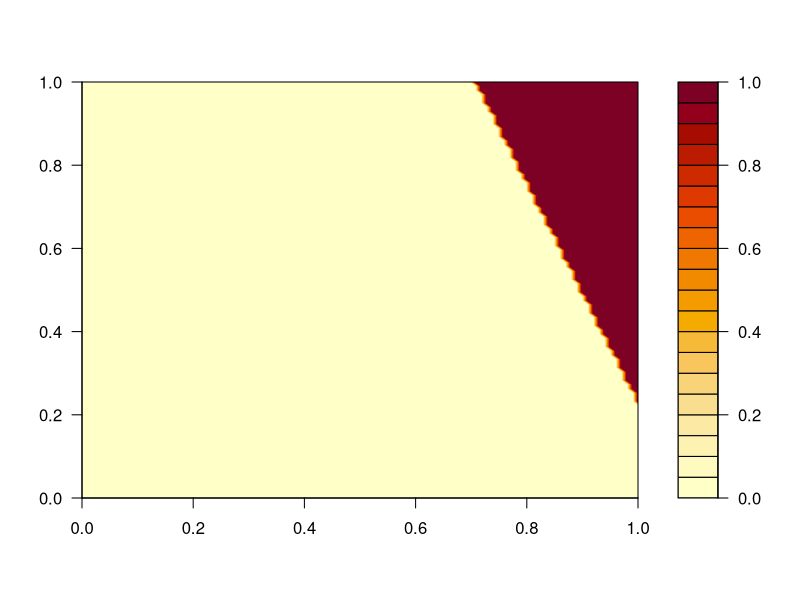
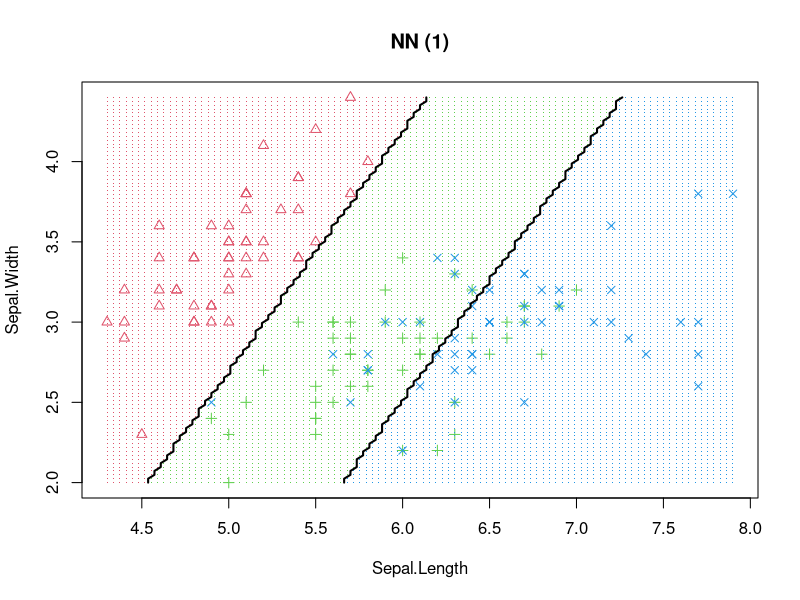

Reproduce these figures in R, in order.
## ---- chunk 1
# Adapted from: https://bitbucket.org/rodrigo_mello/ml4u/src/ab2300b432ac9105df1352d5890543cf136bef8f/perceptron/?at=master

# threshold activation function
f_threshold <- function(u) {
  if (u >= 0)
    return (1)
  return (0)
}

# Training a perceptron
perceptron.train <- function(dataset, eta=0.1, epsilon=1e-2) {
  
  classId = ncol(dataset)
  X = dataset[,1:classId-1]
  Y = dataset[,classId]
  
  # initializing weights
  weights = runif(min=-0.5, max=0.5, n=ncol(dataset))
  
  ncycle = 0
  squaredError = 2*epsilon
  
  while (squaredError > epsilon) {
    squaredError = 0
    
    for (i in 1:nrow(X)) {
      example = c(1,as.numeric(X[i,]))
      class = Y[i]
      
      cat("example = ", as.numeric(X[i,]), "\n")
      cat("class = ", class, "\n")
      
      # computing predicted y
      u = example %*% weights
      
      cat("u = ", u, "\n")
      
      y = f_threshold(u)
      
      cat("predicted = ", y, "\n")
      
      # Error
      Error = class - y
      squaredError = squaredError + Error^2
      
      if(abs(Error) > 0){
        # update weights
        cat("updating weights...\n")
        delta = eta * Error * example        
        weights = weights + delta
      }
      
    }
    
    squaredError = squaredError / nrow(X)
    cat("Squared error = ", squaredError, "\n")
    ncycle = ncycle + 1
  }
  
  ret = list()
  ret$weights = weights
  ret$ncycle = ncycle
  cat("Final weights = ", weights, "\n")
  cat("Number of cycles = ", ncycle, "\n")
  
  return (ret)
}

# predicting with a perceptron
perceptron.run <- function(X, model) {
  
  cat("#example\tprediction\n")
  for (i in 1:nrow(X)) {
    example = c(1,as.numeric(X[i,]))
    
    # u
    u = example %*% model$weights
    y = f_threshold(u)
    
    cat(as.numeric(X[i,]), "\t", y, "\n")
  }
}

# testing code with AND dataset
perceptron.test <- function(eta=0.1, threshold=1e-2) {
  # creating dataset - can change it to observe different results
  bit1 <- c(0,0,1,1)
  bit2 <- c(0,1,0,1)
  and <- c(0,0,0,1)
  andData <- data.frame(bit1,bit2,and)
  
  cat("dataset:\n")
  print(andData)
  
  # training
  cat("\n\n>> Training:\n")
  model = perceptron.train(andData, eta, threshold)
  
  # testing
  cat("\n\n>> Testing:\n")
  perceptron.run(andData[,1:ncol(andData)-1], model)
  
  return(model)
  
}

## ---- chunk 2
# Ploting the hyperplane
perceptron.plot <- function(model){
  
  range = seq(0,1,length=100) # creating between 0 and 1, dividing into 100 intervals
  matrix = outer(range,range, function(x1,x2){
    cbind(1,x1,x2) %*% model$weights 
  })
  ids = which(matrix>=0)
  matrix[ids] = 1
  matrix[-ids] = 0
  filled.contour(range,range,matrix)  
}

perceptron.plot(perceptron.test())
## ---- chunk 3
adaline.train <- function(dataset, eta=0.1, epsilon=1e-2, niter = 50) {
  
  classId = ncol(dataset)
  X = as.data.frame(dataset[,1:classId-1])
  Y = dataset[,classId]
  
  # initializing weights
  weights = runif(min=-0.5, max=0.5, n=ncol(dataset))
  
  ncycle = 0
  squaredError = 2*epsilon
  normalization = sum((Y - mean(Y))^2)
  
  while ((squaredError > epsilon)&&(ncycle < niter)) {
    squaredError = 0
    
    for (i in 1:nrow(X)) {
      example = c(1,as.numeric(X[i,]))
      label = Y[i]
      
      #cat("example = ", as.numeric(X[i,]), "\n")
      #cat("label = ", label, "\n")
      
      # computing predicted y
      u = example %*% weights
      
      #cat("u = ", u, "\n")
      
      y = u # linear activation function
      
      #cat("predicted = ", y, "\n")
      
      # Error
      Error = label - y
      squaredError = (squaredError + Error^2) 
      
      if(abs(Error) > epsilon){
        # update weights
        #cat("updating weights...\n")
        delta = eta * Error * example        
        weights = weights + delta
      }
      
    }
    
    squaredError = squaredError / (nrow(X) * normalization)
    cat("Squared error = ", squaredError, "\n")
    ncycle = ncycle + 1
  }
  
  ret = list()
  ret$weights = weights
  ret$ncycle = ncycle
  ret$error = squaredError
  cat("Final weights = ", weights, "\n")
  cat("Number of cycles = ", ncycle, "\n")
  
  return (ret)
}

# predicting with an adaline
adaline.run <- function(X, model) {
  
  cat("#example\tprediction\n")
  for (i in 1:nrow(X)) {
    example = c(1,as.numeric(X[i,]))
    
    # u
    u = example %*% model$weights
    y = u # linear activation function
    
    cat(as.numeric(X[i,]), "\t", y, "\n")
  }
}

# testing code 
adaline.test <- function(eta=0.1, threshold=1e-3,niter=100) {
  
  # Artificial Dataset
  set.seed(20)
  x <- rnorm(100)
  e <- rnorm(100,0,2)
  y <- 0.5+2*x+e
  
  plot(x,y)
  data <- cbind(x,y)
  data <- as.data.frame(data)
  model <- adaline.train(data,eta,threshold,niter)
  abline(model$weights[1],model$weights[2])
}
## ---- chunk 4
library(nnet)

decisionplot <- function(model, data, class = NULL, predict_type = "class",
                         resolution = 100, showgrid = TRUE, ...) {
  
  if(!is.null(class)) cl <- data[,class] else cl <- 1
  data <- data[,1:2]
  k <- length(unique(cl))
  
  plot(data, col = as.integer(cl)+1L, pch = as.integer(cl)+1L, ...)
  
  # make grid
  r <- sapply(data, range, na.rm = TRUE)
  xs <- seq(r[1,1], r[2,1], length.out = resolution)
  ys <- seq(r[1,2], r[2,2], length.out = resolution)
  g <- cbind(rep(xs, each=resolution), rep(ys, time = resolution))
  colnames(g) <- colnames(r)
  g <- as.data.frame(g)
  
  ### guess how to get class labels from predict
  ### (unfortunately not very consistent between models)
  p <- predict(model, g, type = predict_type)
  if(is.list(p)) p <- p$class
  p <- as.factor(p)
  
  if(showgrid) points(g, col = as.integer(p)+1L, pch = ".")
  
  z <- matrix(as.integer(p), nrow = resolution, byrow = TRUE)
  contour(xs, ys, z, add = TRUE, drawlabels = FALSE,
          lwd = 2, levels = (1:(k-1))+.5)
  
  invisible(z)
}

x <- iris[1:150, c("Sepal.Length", "Sepal.Width", "Species")]

model <- nnet(Species ~ ., data=x, size = 1, maxit = 1000, trace = FALSE)

decisionplot(model, x, class = "Species", main = "NN (1)")
## ---- chunk 5
library(caret)
library(plyr)

# normalization function (min-max)
normalize <- function(x) {
  return ((x - min(x)) / (max(x) - min(x))) 
}

# normalize dataset data1 using min and max from data2
normalize2 <- function(data1,data2) {
  for (col in 1:ncol(data1)){
    data1[,col] <- (data1[,col] - min(data2[,col]))/(max(data2[,col]-min(data2[,col])))
  }
  return (data1)
}

# dividing into 10 folds
nFolds  = 10
set.seed(100)
folds <- createFolds(iris$Species, k = nFolds, list = FALSE)

# mean and standard deviation of accuracy
sum = 0
sumSQ = 0

for (fold in 1:nFolds){
  
  # making training/test fold
  train <- iris[folds!=fold,]
  test <- iris[folds == fold,]
  
  # separating validation data
  trainingRowIndex <- createDataPartition(train$Species, p = 0.7, list = FALSE)#sample(1:nrow(train), 0.7*nrow(train))  # row indices for training data
  trainingData <- train[trainingRowIndex, ]  # model training data
  validation  <- train[-trainingRowIndex, ] 
  
  # normalizing training/validation
  train_norm <- as.data.frame(lapply(trainingData[1:4], normalize))
  validation_norm <- normalize2(validation[,1:4],trainingData[,1:4]) 
  
  x <- cbind(train_norm,trainingData$Species)
  names(x)[5]<-paste("Species")
  
  # training kNN with different values of k and choosing one specific k
  max_ac = 0
  k_max_ac = 1
  for (k in c(1,3,5)){
    model <-nnet(Species ~ ., data=x, size = k, maxit = 1000, trace = FALSE);
    res <- as.factor(max.col(predict(model,validation_norm)))
    res <- revalue(res, c("1"="setosa","2"="versicolor","3"="virginica"),warn_missing=F)
    conf <- table(validation$Species,res)
    
    ac = sum(diag(conf))/sum(conf) # accuracy
    #cat("fold ",fold,", neurons =",k,", accuracy = ",ac,"\n")
    
    if(ac > max_ac){
      max_ac = ac
      k_max_ac = k
      
    }
    
  }
  cat("Fold ",fold,": number of neurons = ",k_max_ac)
  # now normalizing training-test fold
  trainN <- as.data.frame(lapply(as.data.frame(train[,1:4]), normalize))
  testN <- normalize2(as.data.frame(test[,1:4]),as.data.frame(train[,1:4])) 
  
  x <- cbind(trainN,train$Species)
  names(x)[5]<-paste("Species")
  model <-nnet(Species ~ ., data=x, size = k_max_ac, maxit = 1000, trace = FALSE);
  res2 <- as.factor(max.col(predict(model,testN)))
  res2 <- revalue(res2, c("1"="setosa","2"="versicolor","3"="virginica"),warn_missing=F)
  conf2 <- table(test$Species,res2)
  ac = sum(diag(conf2))/sum(conf2) # accuracy
  cat(", accuracy = ",ac,"\n")
  sum = sum + ac
  sumSQ = sumSQ + (ac*ac)
}

# computing average and standard deviation of performance
mean = sum/nFolds
std = sqrt((sumSQ/nFolds) - (mean*mean))
cat("Mean accuracy = ",mean," std = ",std)
